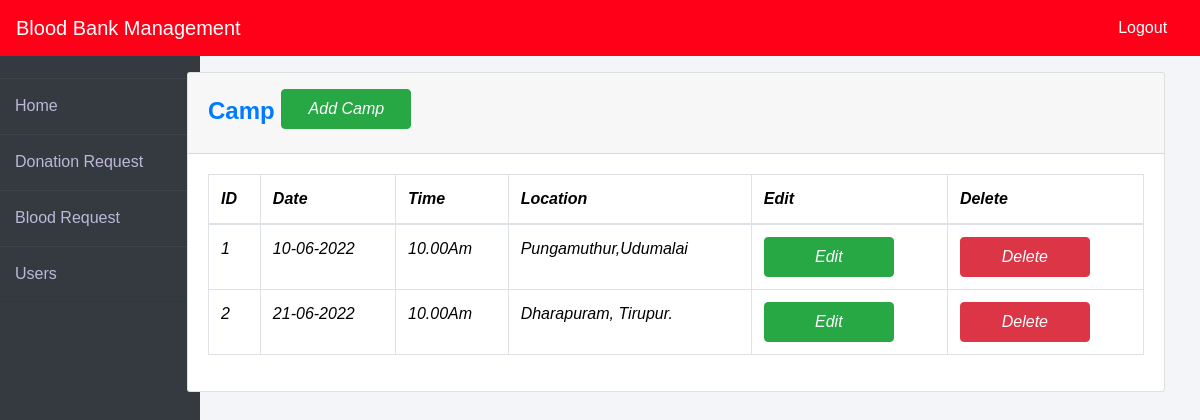
The page /product.php on the database its author committed.
### tables this page shows
CREATE TABLE `camps` (
  `Id` int(20) NOT NULL,
  `date` varchar(30) NOT NULL,
  `time` varchar(30) NOT NULL,
  `location` varchar(100) NOT NULL
);

### product.php (the view, shortened to what this page needs)
<!DOCTYPE html>
<html lang="en">
<head>
    <link rel="stylesheet" href="https://maxcdn.bootstrapcdn.com/bootstrap/4.0.0/css/bootstrap.min.css">
    <link rel="stylesheet" href="https://cdnjs.cloudflare.com/ajax/libs/font-awesome/5.14.0/css/all.css">
    <link rel = "stylesheet" href = "css/home.css">
</head>
<body>
    <nav class="navbar navbar-expand-lg navbar-light fixed-top bg-danger">
        <a style="color:white;" class="navbar-brand" href="admin_donation_request.php">Blood Bank Management</a>
        <div class="navbar-collapse collapse w-100 order-3 dual-collapse2">
            <ul class="navbar-nav ml-auto">
                <li class="nav-item">
                    <a class="nav-link" style="color: white;" href="admin_login.php">Logout &nbsp;</a>
                </li>
            </ul>
        </div>
      </nav>
    <br><br>
    <div class="wrapper">
    <div class="sidebar">
        <ul>
            <li><a style="text-decoration:none;" href="admin.php">Home</a></li>
            <li><a style="text-decoration:none;" href="admin_donation_request.php">Donation Request</a></li>
            <li><a style="text-decoration:none;" href="admin_blood_request.php">Blood Request</a></li>
            <li><a style="text-decoration:none;" href="users.php"> Users</a></li>
        </ul>
    </div>
    <link href="./upload.css" rel="stylesheet">
<div class="container-fluid" style="width:84%; margin-right:20px;">
    <div class="card shadow mt-4">
        <div class="card-header py-3">
        <h4 class="m-0 font-weight-bold text-primary">Camp
        <button class="btn btn-success btn-rounded mb-2 text-center" data-toggle="modal" data-target="#modalRegisterForm">
            Add Camp</button>
        </h4></div>
<div class="card-body">
    <div class="table-responsive">
    <?php
    $con=mysqli_connect("localhost","root","","blood");
    $query="select * from camps";
    $run=mysqli_query($con,$query);
    ?>
        <table class="table table-bordered" id="database" width="100%" cellspacing="1">
            <thead>
                <tr  style="font-style:italic;color:black;">
                <th>ID</th>
                    <th>Date</th>
                    <th>Time</th>
                    <th>Location</th>
                    <th>Edit</th>
                    <th>Delete</th>
</tr>
</thead>
<tbody>
    <?php
    if(mysqli_num_rows($run)>0){
        while($row=mysqli_fetch_assoc($run)){
           ?>
           <tr style="font-style:italic;color:black;">
        <td> <?php  echo $row['Id']; ?> </td>
        <td> <?php  echo $row['date']; ?> </td>
        <td> <?php  echo $row['time']; ?> </td>
        <td> <?php  echo $row['location']; ?> </td>
       <td>
            <form action="edit_product.php" method="POST">
            <button type="submit" name="edit_btn" class="btn btn-success">Edit</button>
        </form>
        </td>
        <td>
          <form action="pcode.php" method="POST">
            <button type="submit" name="delete_btn"class="btn btn-danger">Delete</button>
        </form>
        </td>
    </tr>
    <?php
        }
    }
    else{
        echo "No Record Found";
    }
    ?>
</tbody>
</table>
</div>
</div>
</div>

### css/home.css (style rules this page uses)
* { margin: 0; padding: 0; box-sizing: border-box; list-style: none; text-decoration: none; font-family: 'Josefin Sans', sans-serif; }
body { background-color: #f3f5f9; }
.bg-danger { background-color: #ff0018!important; }
.wrapper { display: flex; position: relative; }
.wrapper .sidebar { width: 200px; height: 100%; background: #343a40; padding: 30px 0px; position: fixed; }
.wrapper .sidebar ul li { padding: 15px; border-bottom: 1px solid #bdb8d7; border-bottom: 1px solid rgba(0,0,0,0.05); border-top: 1px solid rgba(255,255,255,0.05); }
.wrapper .sidebar ul li a { color: #bdb8d7; display: block; }
.card { -webkit-border-radius: 3px; -moz-border-radius: 3px; border-radius: 3px; background: #fff; }
.wrapper { margin: 0 auto; }

### upload.css (style rules this page uses)
button { height:40px; border-radius:10px; font-style: italic; justify-content:center;width:130px; }

### rows shown on the page
camps: Id "1", date "10-06-2022", time "10.00Am", location "Pungamuthur,Udumalai"
camps: Id "2", date "21-06-2022", time "10.00Am", location "Dharapuram, Tirupur."
